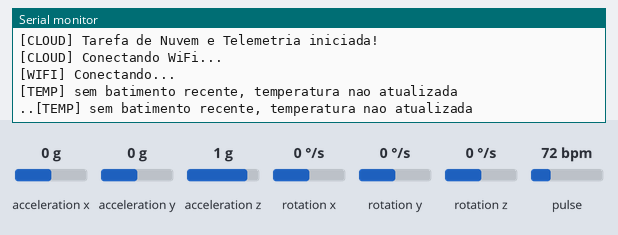
The program below on a simulated ESP32-C3. Shown: the last lines printed to the serial monitor. Wiring (inferred from the names in the program): MPU-9250 motion sensor at I2C address 0x68. The inputs (shaded band) are chosen by the test bench; at power-on: pulse 72 bpm, acceleration z 1 g, acceleration x 0 g, acceleration y 0 g, rotation x 0 °/s, rotation y 0 °/s, rotation z 0 °/s. WiFi joins after 1.5 s; servers stay silent unless stated; uploads are accepted with an empty reply; random numbers use the default seed unless the program sets one; no MQTT or app messages arrive unless stated.

Above: at 4.2 s.
4.3 s: pulse set to 42 bpm
At 5.9 s:
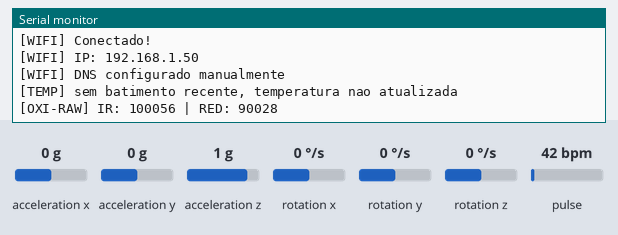
6.1 s: pulse set to 100 bpm
At 6.97 s:
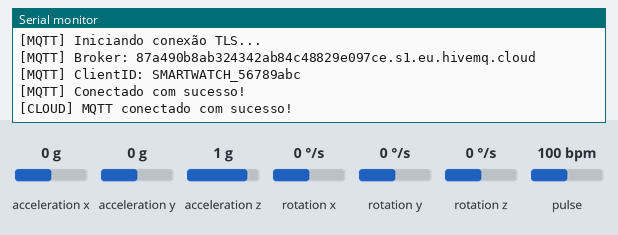
8.1 s: acceleration z set to -1.4 g
At 10.75 s:
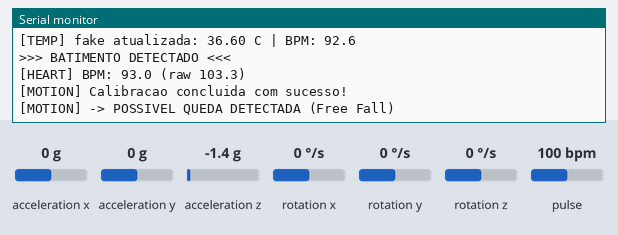
11.1 s: acceleration x set to -1.4 g
At 12.5 s:
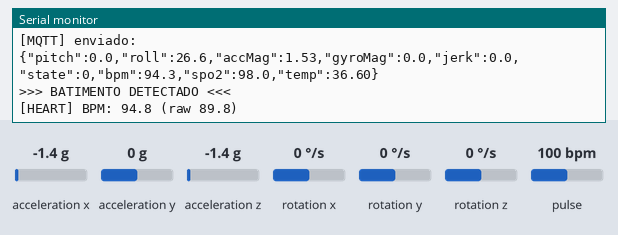
12.6 s: acceleration y set to -1.4 g
At 13.7 s:
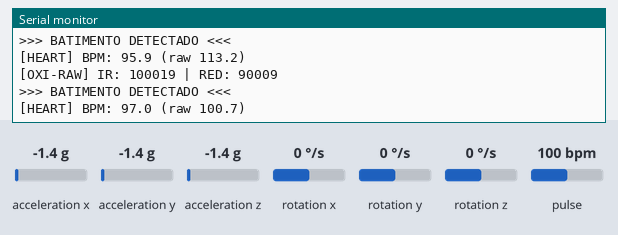
Timing chart, 0 to 15.1 s (numbered marks = the images above; inputs shaded):
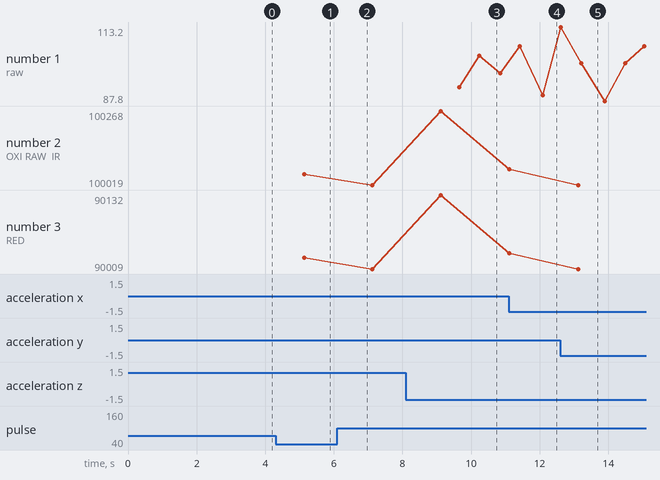

Measured:
- after the input at 4.3 s, the serial monitor: prints a new line after 0.83 s (image 1)
- after the input at 8.1 s, the serial monitor: prints a new line after 2.4 s (image 3)
- after the input at 11.1 s, the serial monitor: prints a new line at once (image 4)
- plotted number 2: 100056 → 100019 after the input at 6.1 s
- plotted number 3: 90028 → 90009 after the input at 6.1 s

The program:

main.cpp
```cpp
#include <Arduino.h>

#include "i2c_mgr.h"

#include "task_mpu.h"
#include "task_motion.h"

#include "task_oximeter.h"
#include "task_heart.h"

#include "task_temp.h"

#include "task_telemetry.h"

#include "app_config.h"


//====================================================
// FILAS GLOBAIS
//====================================================

QueueHandle_t g_mpuQueue = NULL;

QueueHandle_t g_ppgHeartQueue = NULL;
QueueHandle_t g_ppgSpo2Queue  = NULL;


//====================================================
// MUTEX GLOBAL DA TELEMETRIA
//====================================================

SemaphoreHandle_t g_telemetryMutex = NULL;


//====================================================
// SETUP
//====================================================

void setup()
{
    Serial.begin(115200);

    delay(3000);

    Serial.println("\n==========================================");
    Serial.println(" BOOT SISTEMA MODULAR - FASE 7 (NUVEM) ");
    Serial.println("==========================================");


    //------------------------------------------------
    // 1. CRIAÇÃO DE MEMÓRIA (Filas + Mutex)
    //------------------------------------------------

    Serial.println("[SYS] criando filas...");

    g_telemetryMutex = xSemaphoreCreateMutex();


    // fila do MPU (acelerometro)
    g_mpuQueue = xQueueCreate(
        32,
        sizeof(mpu_sample_t)
    );


    // filas do sensor MAX30102
    g_ppgHeartQueue = xQueueCreate(
        32,
        sizeof(ppg_sample_t)
    );

    g_ppgSpo2Queue = xQueueCreate(
        32,
        sizeof(ppg_sample_t)
    );


    //------------------------------------------------
    // valida se criou corretamente
    //------------------------------------------------

    if(g_mpuQueue == NULL)
        Serial.println("ERRO criando fila MPU");

    if(g_ppgHeartQueue == NULL)
        Serial.println("ERRO criando fila HEART");

    if(g_ppgSpo2Queue == NULL)
        Serial.println("ERRO criando fila SPO2");

    if(g_telemetryMutex == NULL)
        Serial.println("ERRO criando mutex telemetria");


    //------------------------------------------------
    // 2. INICIALIZA HARDWARE I2C
    //------------------------------------------------

    Serial.println("[SYS] iniciando I2C...");

    i2c_mgr_init();


    //------------------------------------------------
    // 3. CRIA TASKS (FreeRTOS)
    //------------------------------------------------

    Serial.println("[SYS] iniciando tasks...");


    //--------------------------------
    // MOVIMENTO
    //--------------------------------

    xTaskCreate(
        task_mpu,
        "TaskMPU",
        4096,
        NULL,
        1,
        NULL
    );

    xTaskCreate(
        task_motion,
        "TaskMotion",
        4096,
        NULL,
        2,
        NULL
    );


    //--------------------------------
    // OXIMETRO
    //--------------------------------

    xTaskCreate(
        task_oximeter,
        "TaskOxi",
        6144,
        NULL,
        1,
        NULL
    );

    xTaskCreate(
        task_heart,
        "TaskHeart",
        6144,
        NULL,
        2,
        NULL
    );


    //--------------------------------
    // TEMPERATURA
    //--------------------------------

    xTaskCreate(
        task_temp,
        "TaskTemp",
        4096,
        NULL,
        1,
        NULL
    );


    //--------------------------------
    // CLOUD (MQTT + GOOGLE SHEETS)
    //--------------------------------

    xTaskCreate(
        task_telemetry,
        "TaskCloud",
        8192,
        NULL,
        1,
        NULL
    );


    Serial.println("[SYS] sistema iniciado");
}


//====================================================
// LOOP VAZIO
//====================================================

void loop()
{
    vTaskDelay(
        pdMS_TO_TICKS(2000)
    );
}
```

http_mgr.h
```cpp
#pragma once

bool http_send_telemetry(const char* json);
```

i2c_mgr.h
```cpp
#pragma once
#include <Arduino.h>
#include <Wire.h>
#include "freertos/FreeRTOS.h"
#include "freertos/semphr.h"

// Acesso global ao Mutex
extern SemaphoreHandle_t g_i2cMutex;

// Funções de inicialização
void i2c_mgr_init();
```

mqtt_mgr.h
```cpp
#pragma once
#include <Arduino.h>

bool mqtt_connect();
void mqtt_loop();
bool mqtt_publish(const String &topic, const String &payload);
bool mqtt_is_connected();
```

task_heart.h
```cpp
#pragma once

void task_heart(void *pvParameters);
```

task_motion.h
```cpp
#pragma once
void task_motion(void *pvParameters);
```

task_mpu.h
```cpp
#pragma once

void task_mpu(void *pvParameters);
```

task_oximeter.h
```cpp
#pragma once

// Assinatura da tarefa para o FreeRTOS
void task_oximeter(void *pvParameters);
```

task_telemetry.h
```cpp
#pragma once
void task_telemetry(void *pvParameters);
```

task_temp.h
```cpp
#pragma once
void task_temp(void *pvParameters);
```

telemetry.h
```cpp
#pragma once
#include <stdint.h>

typedef struct
{
    float pitch;
    float roll;

    float accMag;
    float gyroMag;

    float jerk;

    int state_beta1;

    float bpm;

    float spo2;

    float body_temp;   // <<< ADICIONAR

} telemetry_data_t;

extern telemetry_data_t g_telemetry;

extern volatile uint32_t g_lastHeartbeatMs;
```

wifi_mgr.h
```cpp
#pragma once
#include <Arduino.h>

bool wifi_connect();
bool wifi_is_connected();
String wifi_ip();
```

http_mgr.cpp
```cpp
#include "http_mgr.h"

#include <WiFi.h>
#include <HTTPClient.h>

static const char* GOOGLE_SCRIPT_URL =
"https://script.google.com/macros/s/AKfycbyIYVnoe_eXx_P4l5f0VEkUgJwdwcmSzNjYLo4qbiKUpEConGJ6kLLdoB4q6N6_OEADXQ/exec";

bool http_send_telemetry(const char* json)
{
    if (WiFi.status() != WL_CONNECTED)
        return false;

    HTTPClient http;

    http.begin(GOOGLE_SCRIPT_URL);

    http.addHeader("Content-Type", "application/json");

    int httpCode = http.POST((uint8_t*)json, strlen(json));

    http.end();

    return httpCode > 0;
}
```

i2c_mgr.cpp
```cpp
#include <Arduino.h>
#include <Wire.h>
#include "i2c_mgr.h"
#include "app_config.h"

SemaphoreHandle_t g_i2cMutex = NULL;

void i2c_mgr_init()
{
    Serial.println("[I2C_MGR] Inicializando barramento I2C...");

    // inicializa barramento I2C nos pinos definidos
    Wire.begin(I2C_SDA_PIN, I2C_SCL_PIN);

    // AHT10 funciona melhor em 100kHz
    Wire.setClock(I2C_FREQ_HZ);

    // pequeno delay para estabilizar barramento
    delay(50);

    // cria mutex de proteção para múltiplas tasks
    g_i2cMutex = xSemaphoreCreateMutex();

    if (g_i2cMutex == NULL)
    {
        Serial.println("[I2C_MGR] ERRO FATAL: nao foi possivel criar mutex I2C");

        while (true)
        {
            delay(100);
        }
    }

    Serial.print("[I2C_MGR] SDA: ");
    Serial.println(I2C_SDA_PIN);

    Serial.print("[I2C_MGR] SCL: ");
    Serial.println(I2C_SCL_PIN);

    Serial.print("[I2C_MGR] Clock: ");
    Serial.println(I2C_FREQ_HZ);

    Serial.println("[I2C_MGR] Barramento inicializado com sucesso!");
}
```

mqtt_mgr.cpp
```cpp
#include <WiFi.h>
#include <WiFiClientSecure.h>
#include <PubSubClient.h>

#include "app_config.h"
#include "mqtt_mgr.h"

static WiFiClientSecure secureClient;
static PubSubClient client(secureClient);

static bool configured = false;
static uint32_t lastReconnectAttempt = 0;

// tempo mínimo entre tentativas de reconexão
#define MQTT_RECONNECT_INTERVAL 5000

//--------------------------------------------------
// CONFIGURAÇÃO MQTT + TLS
//--------------------------------------------------
static void mqtt_setup()
{
    if (configured) return;

    Serial.println("[MQTT] Configurando cliente SSL...");

    // ESSENCIAL no ESP32-C3
    secureClient.setInsecure();

    // tempo maior para handshake TLS
    secureClient.setHandshakeTimeout(30);

    // timeout de socket maior
    secureClient.setTimeout(30000);

    // buffer maior para JSON
    client.setBufferSize(1024);

    // tempo de keepalive
    client.setKeepAlive(60);

    // define servidor
    client.setServer(MQTT_HOST, 8883);

    configured = true;

    Serial.println("[MQTT] Setup concluído");
}

//--------------------------------------------------
// CONEXÃO MQTT
//--------------------------------------------------
bool mqtt_connect()
{
    mqtt_setup();

    if (client.connected())
        return true;

    // evita spam de reconexão
    if (millis() - lastReconnectAttempt < MQTT_RECONNECT_INTERVAL)
        return false;

    lastReconnectAttempt = millis();

    // garante WiFi
    if (WiFi.status() != WL_CONNECTED)
    {
        Serial.println("[MQTT] WiFi nao conectado");
        return false;
    }

    String clientId =
        "SMARTWATCH_" +
        String((uint32_t)ESP.getEfuseMac(), HEX);

    Serial.println("[MQTT] Iniciando conexão TLS...");
    Serial.printf("[MQTT] Broker: %s\n", MQTT_HOST);
    Serial.printf("[MQTT] ClientID: %s\n", clientId.c_str());

    bool ok = client.connect(
        clientId.c_str(),
        MQTT_USER,
        MQTT_PASS
    );

    if (ok)
    {
        Serial.println("[MQTT] Conectado com sucesso!");
        return true;
    }

    Serial.printf("[MQTT] Falha. Codigo PubSub: %d\n",
                  client.state());

    switch (client.state())
    {
        case -4:
            Serial.println("Erro: timeout conexão");
            break;

        case -3:
            Serial.println("Erro: conexão perdida");
            break;

        case -2:
            Serial.println("Erro SSL ou porta incorreta (8883)");
            break;

        case -1:
            Serial.println("Erro: cliente desconectado");
            break;

        case 1:
            Serial.println("Erro: versão MQTT incorreta");
            break;

        case 2:
            Serial.println("Erro: clientID rejeitado");
            break;

        case 3:
            Serial.println("Erro: broker indisponível");
            break;

        case 4:
            Serial.println("Erro: usuário ou senha inválidos");
            break;

        case 5:
            Serial.println("Erro: não autorizado");
            break;
    }

    return false;
}

//--------------------------------------------------
// LOOP MQTT
//--------------------------------------------------
void mqtt_loop()
{
    if (!client.connected())
        return;

    client.loop();
}

//--------------------------------------------------
// PUBLICAÇÃO
//--------------------------------------------------
bool mqtt_publish(
    const String &topic,
    const String &payload
)
{
    if (!client.connected())
        return false;

    bool ok = client.publish(
        topic.c_str(),
        payload.c_str()
    );

    if (!ok)
        Serial.println("[MQTT] Falha ao publicar");

    return ok;
}

//--------------------------------------------------
bool mqtt_is_connected()
{
    return client.connected();
}
```

task_heart.cpp
```cpp
#include <Arduino.h>
#include "task_heart.h"
#include "app_config.h"
#include "telemetry.h"

extern telemetry_data_t g_telemetry;
extern SemaphoreHandle_t g_telemetryMutex;
extern QueueHandle_t g_ppgHeartQueue;

#define RATE_SIZE 8

static float rates[RATE_SIZE];
static byte rateSpot = 0;

static float smoothedBPM = 0;

static const float alphaFast = 0.3f;
static const float alphaSlow = 0.1f;

static const uint32_t fingerThreshold = 20000;

// =====================================================
// variáveis DSP
// =====================================================

static float w = 0;
static long lastBeat = 0;

static bool beat_armed = false;

static float peak_ac = 0.0f;

// =====================================================
// TASK
// =====================================================

void task_heart(void *pvParameters)
{
    Serial.println("[HEART] Motor DSP V5 iniciado!");

    ppg_sample_t sample;

    int validBeatCount = 0;
    float irAvg = 0;

    while (true)
    {
        if (xQueueReceive(g_ppgHeartQueue, &sample, portMAX_DELAY))
        {
            float irValue = (float)sample.ir;

            //--------------------------------------------------
            // média do sinal IR
            //--------------------------------------------------
            if (irAvg == 0)
                irAvg = irValue;
            else
                irAvg = (irAvg * 0.95f) + (irValue * 0.05f);

            //--------------------------------------------------
            // dedo não está no sensor
            //--------------------------------------------------
            if (irAvg < fingerThreshold)
            {
                smoothedBPM = 0;
                validBeatCount = 0;
                w = 0;
                beat_armed = false;
                lastBeat = 0;
                peak_ac = 0;

                if (xSemaphoreTake(g_telemetryMutex, pdMS_TO_TICKS(5)))
                {
                    g_telemetry.bpm = 0;
                    g_telemetry.spo2 = 0;
                    xSemaphoreGive(g_telemetryMutex);
                }

                continue;
            }

            //--------------------------------------------------
            // filtro digital (DSP)
            //--------------------------------------------------
            float prev_w = w;
            w = irValue + (0.95f * prev_w);

            float ac_signal = prev_w - w;

            static float ac_filtered = 0;
            ac_filtered = (ac_filtered * 0.8f) + (ac_signal * 0.2f);

            //--------------------------------------------------
            // detector de pico adaptativo
            //--------------------------------------------------
            if (ac_filtered > peak_ac)
                peak_ac = ac_filtered;

            peak_ac *= 0.995f;

            float threshold = peak_ac * 0.5f;

            if (threshold < 0.1f)
                threshold = 0.1f;

            bool beat_detected = false;

            if (ac_filtered > threshold && !beat_armed)
            {
                beat_armed = true;
            }

            if (ac_filtered < 0.0f && beat_armed)
            {
                beat_armed = false;
                beat_detected = true;
                Serial.println(">>> BATIMENTO DETECTADO <<<");
            }

            //--------------------------------------------------
            // calcula BPM
            //--------------------------------------------------
            if (beat_detected)
            {
                long now = millis();

                if (lastBeat == 0)
                {
                    lastBeat = now;
                    continue;
                }

                long delta = now - lastBeat;
                lastBeat = now;

                if (delta < 300 || delta > 2000)
                {
                    Serial.printf("delta rejeitado: %ld ms\n", delta);
                    continue;
                }

                float rawBPM = 60.0f / (delta / 1000.0f);

                if (rawBPM < 30 || rawBPM > 200)
                    continue;

                //--------------------------------------------------
                // suavização
                //--------------------------------------------------
                if (validBeatCount == 0)
                {
                    for (byte i = 0; i < RATE_SIZE; i++)
                        rates[i] = rawBPM;

                    smoothedBPM = rawBPM;
                }
                else
                {
                    rates[rateSpot++] = rawBPM;
                    rateSpot %= RATE_SIZE;
                }

                float avgBPM = 0;

                for (byte i = 0; i < RATE_SIZE; i++)
                    avgBPM += rates[i];

                avgBPM /= RATE_SIZE;

                float variation = abs(avgBPM - smoothedBPM);

                float alpha =
                    (variation < 5) ? alphaFast :
                    ((variation < 15) ? alphaSlow : 0);

                if (alpha > 0)
                {
                    smoothedBPM =
                        alpha * avgBPM +
                        (1 - alpha) * smoothedBPM;
                }

                validBeatCount++;

                //--------------------------------------------------
                // PRINT DEBUG
                //--------------------------------------------------
                Serial.printf(
                    "[HEART] BPM: %.1f (raw %.1f)\n",
                    smoothedBPM,
                    rawBPM
                );

                //--------------------------------------------------
                // registra último batimento válido
                //--------------------------------------------------
                g_lastHeartbeatMs = now;

                //--------------------------------------------------
                // ATUALIZA TELEMETRIA GLOBAL
                //--------------------------------------------------
                if (xSemaphoreTake(g_telemetryMutex, pdMS_TO_TICKS(5)))
                {
                    g_telemetry.bpm = smoothedBPM;
                    g_telemetry.spo2 = 98;
                    xSemaphoreGive(g_telemetryMutex);
                }
            }
        }
    }
}
```

telemetry.cpp
```cpp
#include "telemetry.h"

telemetry_data_t g_telemetry = {0};

volatile uint32_t g_lastHeartbeatMs = 0;
```

app_config.h
```cpp
#pragma once
#include <Arduino.h>
#include "freertos/FreeRTOS.h"
#include "freertos/queue.h"

// ===== Pinos do ESP32-C3 Mini =====
#define I2C_SDA_PIN 8
#define I2C_SCL_PIN 9
#define I2C_FREQ_HZ 25000

// ===== Tempos (FreeRTOS) =====
#define OXIMETER_SAMPLE_RATE_MS 20 // 50Hz

// ===== Configurações de Nuvem (Wi-Fi e MQTT) =====
#define WIFI_SSID "Galaxy A36"
#define WIFI_PASS "35246Jr@"
#define WIFI_CONNECT_TIMEOUT_MS 10000

#define MQTT_HOST "87a490b8ab324342ab84c48829e097ce.s1.eu.hivemq.cloud" // ex: broker.hivemq.com ou IP
#define MQTT_PORT 8883             // O seu código antigo usa Porta Segura (TLS/SSL)
#define MQTT_USER "elciobsjr"    // Se não tiver, deixe ""
#define MQTT_PASS "9Fsp2T!PKmKWRPr"      // Se não tiver, deixe ""


// ===== Estrutura de Dados do Oxímetro =====
// É aqui que definimos a "caixa" que vai guardar o IR e o RED juntos
typedef struct {
    uint32_t ir;
    uint32_t red;
    uint32_t timestamp;
} ppg_sample_t;

// ===== Declaração das Filas Globais =====
extern QueueHandle_t g_ppgHeartQueue;

// ===== Estrutura de Dados do MPU6500 =====
typedef struct {
    int16_t ax, ay, az;
    int16_t gx, gy, gz;
    uint32_t timestamp;
} mpu_sample_t;

// ===== Declaração das Filas Globais =====
extern QueueHandle_t g_ppgHeartQueue;
extern QueueHandle_t g_ppgSpo2Queue;
extern QueueHandle_t g_mpuQueue; // <-- NOVA FILA PARA O MPU
```

Source omitted: task_motion.cpp (8506 bytes), task_mpu.cpp (2486 bytes), task_oximeter.cpp (2457 bytes), task_telemetry.cpp (4292 bytes), task_temp.cpp (2670 bytes), wifi_mgr.cpp (1833 bytes)
